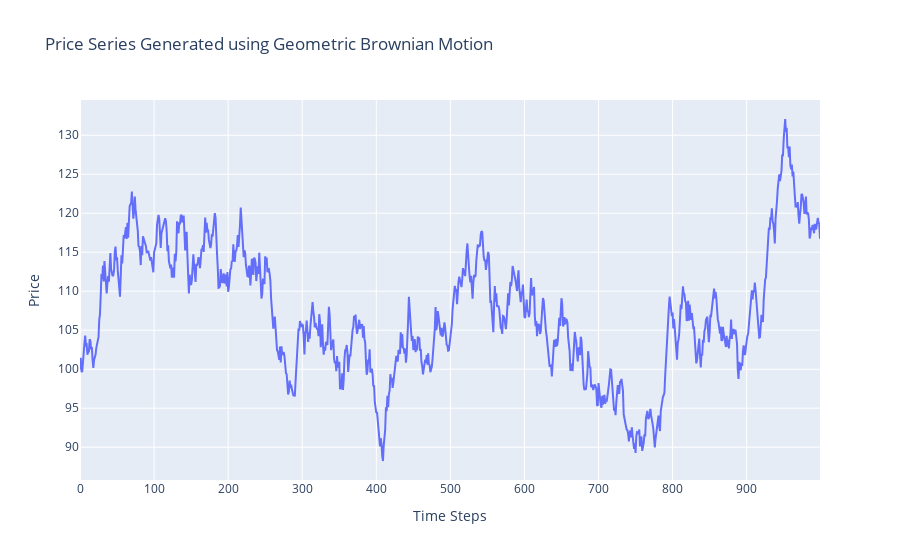

The cell this chart's notebook holds for it:
### Code cell
import numpy as np
import plotly.graph_objects as go


def gbm_prices(s0, mu, sigma, dt, n_steps):
    """
    Generate a price series using Geometric Brownian Motion (GBM).

    Parameters:
    s0 (float): Initial price
    mu (float): Drift coefficient (expected return)
    sigma (float): Volatility coefficient
    dt (float): Time step size
    n_steps (int): Number of time steps

    Returns:
    numpy.ndarray: Price series generated using GBM
    """
    # Initialize price series array
    prices = np.zeros(n_steps)
    prices[0] = s0

    # Generate price series using GBM
    for i in range(1, n_steps):
        z = np.random.standard_normal()
        prices[i] = prices[i - 1] * np.exp(
            (mu - 0.5 * sigma**2) * dt + sigma * np.sqrt(dt) * z
        )

    return prices


# Example usage
s0 = 100.0  # Initial price
mu = 0.1  # Drift coefficient (expected return)
sigma = 0.2  # Volatility coefficient
dt = 1 / 252  # Time step size (assuming 252 trading days in a year)
n_steps = 1000  # Number of time steps

prices = gbm_prices(s0, mu, sigma, dt, n_steps)

# Plot price series
time_steps = np.arange(n_steps)
trace = go.Scatter(x=time_steps, y=prices, mode="lines", name="Price Series")
layout = go.Layout(
    title="Price Series Generated using Geometric Brownian Motion",
    xaxis=dict(title="Time Steps"),
    yaxis=dict(title="Price"),
)
fig = go.Figure(data=[trace], layout=layout)
fig.show()

### Figure 1 — Plotly figure (JSON) as saved in the notebook; plotly's stock layout.template omitted (floating-point values rounded to 4 significant figures; data arrays with more than 128 entries replaced by an {"elided": "..."} marker saying what was removed)
{"data": [{"mode": "lines", "name": "Price Series", "type": "scatter", "x": {"elided": "1000 int values"}, "y": {"elided": "1000 float values"}}], "layout": {"title": {"text": "Price Series Generated using Geometric Brownian Motion"}, "xaxis": {"title": {"text": "Time Steps"}}, "yaxis": {"title": {"text": "Price"}}}}
